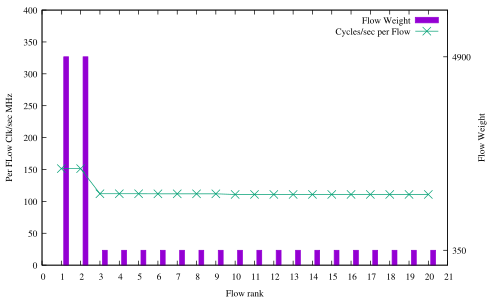

Recreate this plot in gnuplot.
#! xgp flow_pps.dat
# Created the Fri Dec  8 02:30:12 CET 2017 with:
#   ____________________________
#  /                            \
# /        xgp        __________/
# \__________________/.:nonsns:.
#
 
#-------------------------------------
# SHAPES:
# (c)ircle  (t)riangle (i)nv.tri.
#           (d)iamond  (s)quare
# FILLING:
# (f)illed  (o)paque  (e)mpty (default)
#-------------------------------------
   s=4  ; es=s  ; fs=s+1 ; os=s+66
   c=6  ; ec=c  ; fc=c+1 ; oc=os+1
   t=8  ; et=t  ; ft=t+1 ; ot=oc+1
   i=10 ; ei=i  ; fi=i+1 ; oi=ot+1
   d=12 ; ed=d  ; fd=d+1 ; od=oi+1
   p=14 ; ep=p  ; fp=p+1 ; op=od+1
#-------------------------------------
#  e.g.:  
#  empty circles vs filled squares
#  plot "file" u 1:3 w p pt ec, 
#           "" u 1:4 w lp pt fs
#-------------------------------------

#Happy gnuplotting


set out "heavy_clk.pdf"
set term pdf font "Times,10"
#set pointsize 1.25

set key top righ
#set ylabel "Per flow rate [pps]"
set xlabel "Flow rank"
set xtics 1
set boxwidth 0.25
set style fill solid
set ytics nomirror
set y2tics
set yrange [0:400]
set y2range [0:6000]
#set y2tic 500
#set format y "%.0t^.10^%T"
set ylabel "Per FLow Clk/sec MHz"
set y2label "Flow Weight"
#set ytics 200000
#set yran [1e3:]
#min(a,b)=a<b?a:b

plot \
'FAIRDROP_CPU_RESULTS_1/FAIRDROP_THF_4900/plots/flow_pps.dat'  u ($0+1+0.25):3:y2tic(3) t 'Flow Weight'          axes x1y2 with boxes, \
'FAIRDROP_CPU_RESULTS_1/FAIRDROP_THF_4900/plots/flow_pps.dat'  u ($0+1):(($1*$3)/1e6) t 'Cycles/sec per Flow' axes x1y1 with  lp
#'flow_pps.dat'  u ($0+1):($1*$3) t 'Cycles/sec per Flow'       w  boxes
